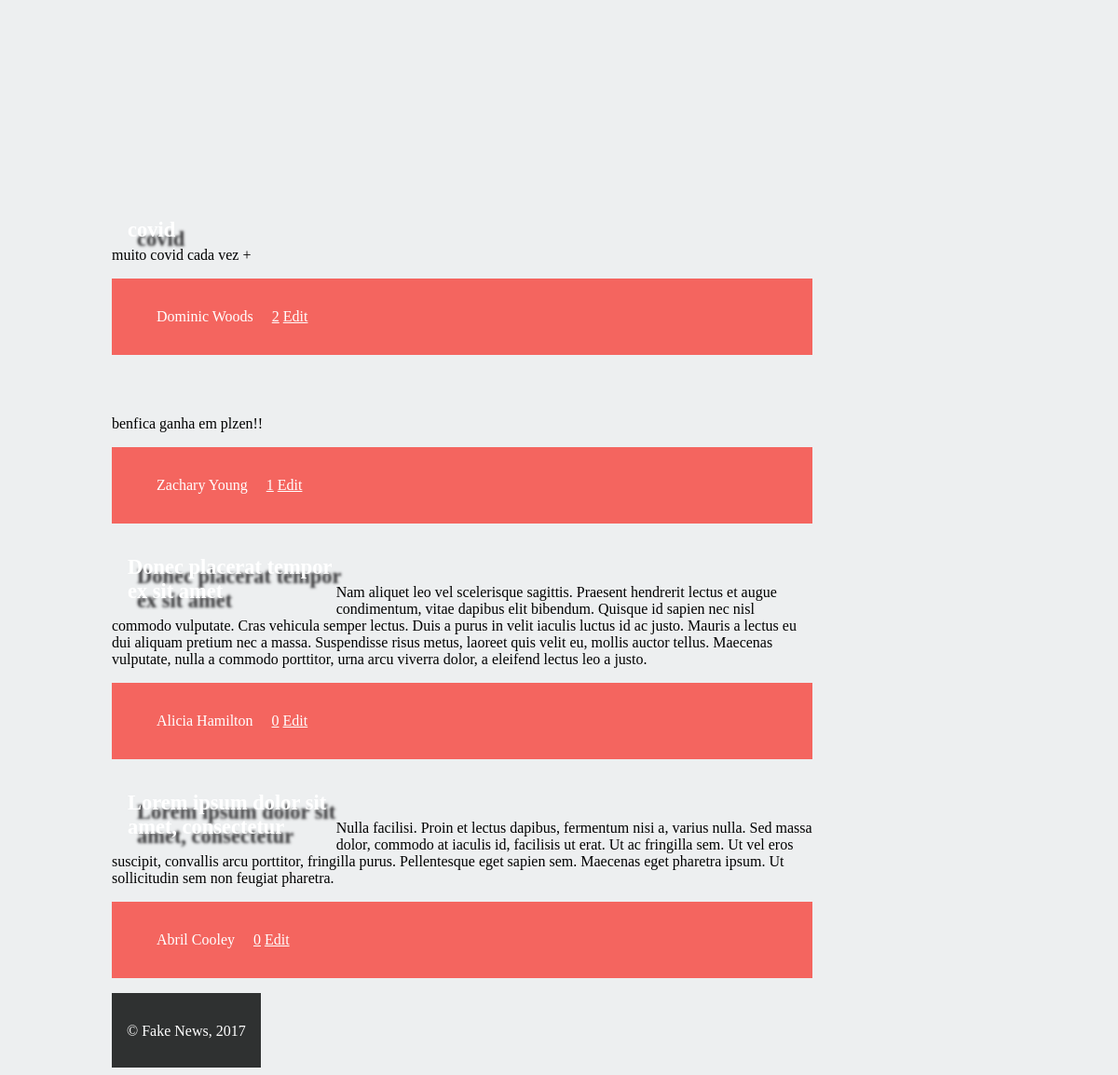
The app's page /aula3/public_html/list_news.php with its own data.
### tables this page shows
CREATE TABLE news (
  id INTEGER PRIMARY KEY,
  title VARCHAR,
  published INTEGER, -- date when the article was published in epoch format
  tags VARCHAR, -- comma separated tags
  username VARCHAR REFERENCES users, -- who wrote the article
  introduction VARCHAR,
  fulltext VARCHAR
);

### aula3/public_html/list_news.php (called while the page is built)
<?php
    include_once('database/connection.php');
    include_once('database/news.php');
    include_once('templates/common/header.php');
    $articles = getNews();
    include_once('templates/common/printAllNews.php');
    include_once('templates/common/footer.php');
?>

### aula3/public_html/database/news.php (called while the page is built, shortened)
<?php
    include_once('database/connection.php');
    function getNews(){
        global $db;
        $stmt = $db->prepare('SELECT news.*, users.*, COUNT(comments.id) AS comments
        FROM news JOIN
            users USING (username) LEFT JOIN
            comments ON comments.news_id = news.id
        GROUP BY news.id, users.username
        ORDER BY published DESC');
        $stmt->execute();
        return $stmt->fetchAll();
    }
?>

### aula3/public_html/templates/common/printAllNews.php (the view)
<?php
    echo "<section id=news>";
    foreach($articles as $article){
        echo '<article>
            <header>
            <h1><a href=news_item.php?id=' . $article['id'] . '>' . $article['title'] . '</a><h1>
            </header>
            <p>' . $article['introduction'] . '</p>
            <footer>
            <span class="author">' . $article['name'] . '</span>
            <a class="comments" href="#">'. $article['comments'] . '</a>
            <span class="edit_link"><a href="edit_form.php?id=' . $article['id'] . '">Edit</a></span>
            </footer>
            </article>';
    }
    echo '</section>
    </body>';
?>

### aula3/public_html/templates/common/header.php
<?php
echo '<head>
    <title>Super Legit News</title>
    <meta charset="UTF-8">
    <meta name="viewport" content="width=device-width, initial-scale=1.0">
    <link href="style.css" rel="stylesheet">
    <link href="layout.css" rel="stylesheet">
    </head>';
?>

### aula3/public_html/templates/common/footer.php
<?php
echo '<footer id="page_footer">
    <p>&copy; Fake News, 2017</p
    </footer>';

### aula3/public_html/style.css (style rules this page uses)
header { background-color:#046DD5; padding: 1em; margin-bottom: 0px; }
header h1 { margin-top: 1px; margin-bottom: 1px; }
header h1 a { font-family: Verdana; font-weight: bold; color: white; text-decoration: none; }
article header { background-color: transparent; font-weight: bold; }
section#news article header a { background-color:transparent; text-shadow: 10px 10px 3px rgb(47, 47, 49); font-size: larger; width: 10em; float: left; position: relative; top:1px; left: 1px; }
section#news article { padding-top: 1em; }
section#news article footer { background-color: #F4655F; padding:2em; color:white; }
section#news article .author { padding:1em; }
section#news article footer a { color: white; }
footer { background-color: #2f3131; color: white; padding:1em; margin-top: 1em; }

### aula3/public_html/layout.css (style rules this page uses)
header { grid-column-start: 1; grid-column-end: 8; grid-row-start: 1; grid-row-end: 2; }
section#news { grid-column-start: 1; grid-column-end: 7; grid-row-start: 3; grid-row-end: -2; padding-right: 1em; }
footer#page_footer { grid-column-start: 1; grid-column-end: 6; grid-row-start: -2; grid-row-end: -1; }

### records on screen
news: title "covid", introduction "muito covid cada vez +", name "Dominic Woods", comments "2"
news: introduction "benfica ganha em plzen!!", name "Zachary Young", comments "1"
news: title "Donec placerat tempor ex sit amet", introduction "Nam aliquet leo vel scelerisque sagittis. Praesent hendrerit lectus et augue condimentum, vitae dapibus elit bibendum. Quisque id sapien nec nisl commodo vulputate. Cras vehicula semper lectus. Duis a purus in velit iaculis luctus id ac justo. Mauris a lectus eu dui aliquam pretium nec a massa. Suspendisse risus metus, laoreet quis velit eu, mollis auctor tellus. Maecenas vulputate, nulla a commodo porttitor, urna arcu viverra dolor, a eleifend lectus leo a justo.", name "Alicia Hamilton", comments "0"
news: title "Lorem ipsum dolor sit amet, consectetur", introduction "Nulla facilisi. Proin et lectus dapibus, fermentum nisi a, varius nulla. Sed massa dolor, commodo at iaculis id, facilisis ut erat. Ut ac fringilla sem. Ut vel eros suscipit, convallis arcu porttitor, fringilla purus. Pellentesque eget sapien sem. Maecenas eget pharetra ipsum. Ut sollicitudin sem non feugiat pharetra.", name "Abril Cooley", comments "0"
